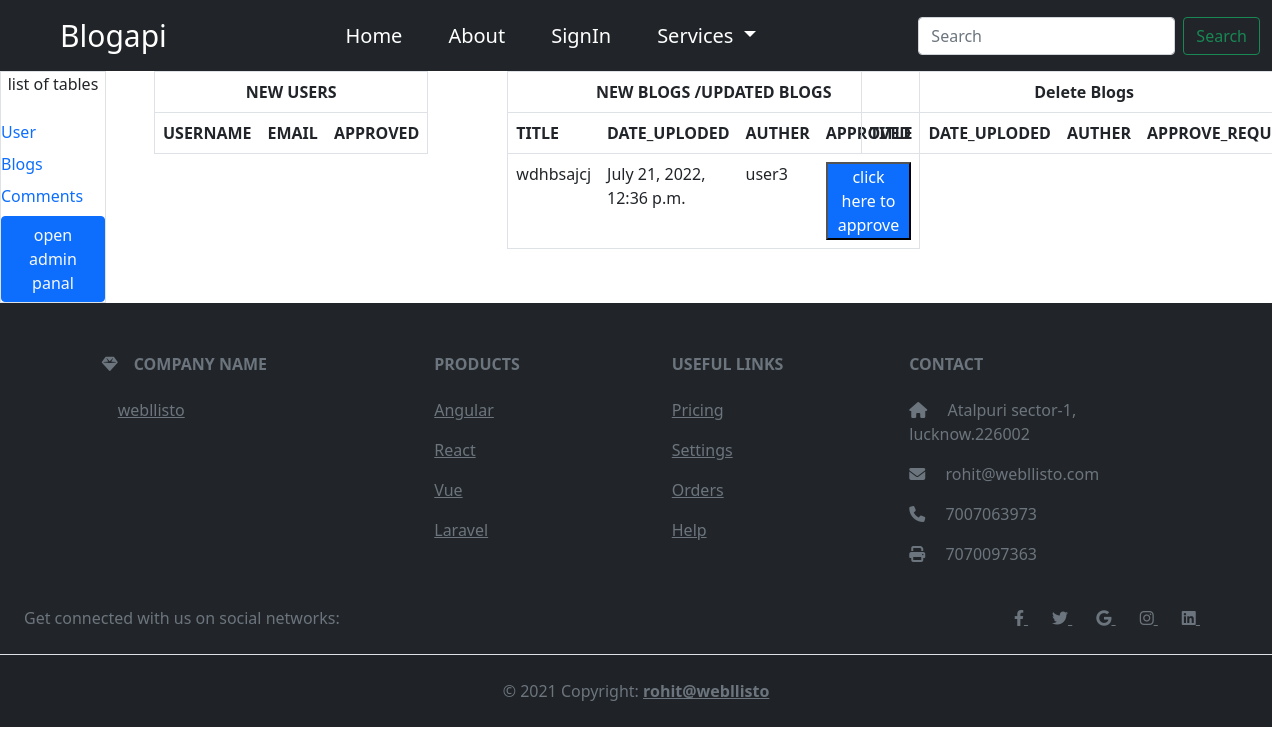
The page /admin_custom on the database as committed earlier.
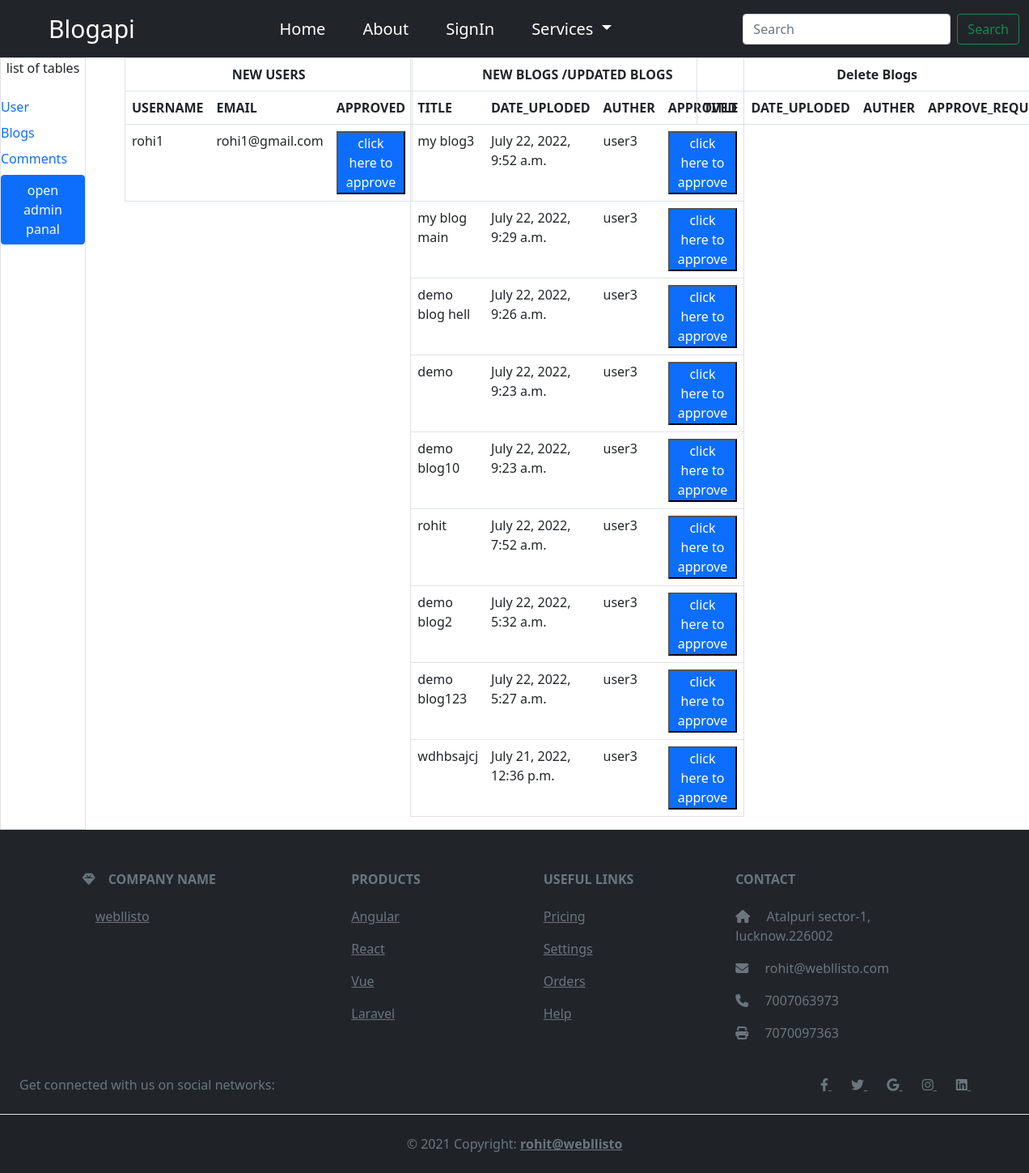
The same page on the database as committed later.
### blog/models.py (models this page shows, shortened)
class Blog(models.Model):
    blog_auther = models.ForeignKey(MyUser, on_delete=models.CASCADE)
    blog_image = models.ImageField(
        upload_to="blog/images", default="blog/images/image.jpg", null=True)
    blog_content = RichTextField(null=True)
    blog_title = models.CharField(max_length=150, unique=True)
    blog_keywords = models.CharField(max_length=150, null=True)
    blog_description = models.CharField(max_length=150, null=True)
    blog_uploaded_on = models.DateTimeField(auto_now=True)
    blog_is_approved = models.BooleanField(default=False)
    blog_new_request = models.BooleanField(default=True)
    blog_del_request = models.BooleanField(default=False)
    new_slug = AutoSlugField(populate_from='blog_title',
                             unique=True, null=True, default=None)

### account/models.py (models this page shows)
class MyUser(AbstractBaseUser, PermissionsMixin):
    user_email = models.EmailField(unique=True)
    user_contact = models.BigIntegerField(null=True, default=00000)
    first_name = models.CharField(max_length=30, default="")
    last_name = models.CharField(max_length=30, default="")
    user_name = models.CharField(max_length=30, unique=True)
    is_auther = models.BooleanField(default=False)
    is_staff = models.BooleanField(default=False)
    is_active = models.BooleanField(default=False)
    new_slug = AutoSlugField(populate_from='user_name',
                             null=True, default=None)
    user_image = models.ImageField(
        upload_to="media/account/images", default="")
    sign_up_date = models.DateTimeField(default=timezone.now)
    objects = customAccountManager()
    USERNAME_FIELD = "user_email"
    REQUIRED_FIELDS = ["user_name", "first_name"]
    def __str__(self):
        return self.user_name

### home/views.py (the view)
# urls.py: path("admin_custom", views.admin, name="admin_custom"),
def admin(request):
    blog_object = Blog.objects.filter(
        blog_new_request=True).order_by('-blog_uploaded_on')
    user_object = MyUser.objects.filter(
        is_active=False).order_by('-sign_up_date')
    blogsdelete_object = Blog.objects.filter(
        blog_del_request=True).order_by('-blog_uploaded_on')
    return render(
        request,
        "home/admin.html",
        {"blogs_object": blog_object, "user_object": user_object,
            "blogsdelete_object": blogsdelete_object},
    )

### home/templates/home/admin.html (shortened to what this page needs)
{% extends 'basic.html' %}
{% block body %}
{% load static %}
<div class="row g-0">
    <div class="col-1 border d-flex flex-column gap-2 ">
        <p class="text-center">list of tables</p>
        <div>
            <a href="/admin/account/myuser/" style="text-decoration:none;" class="my-1">User</a>
        </div>
        <div>
            <a href="/admin/blog/blog/" style="text-decoration:none;" class="my-1">Blogs</a>
        </div>
        <div>
            <a href="/admin/blog/comment/" style="text-decoration:none;" class="my-1">Comments</a>
        </div>
        <button class="btn btn-primary tex"><a href="admin/" style="text-decoration: none;" class="text-light">open
                admin panal</a>
        </button>
    </div>
    <div class="col-10">
        <div class="row g-0">
            <div class="col-4">
                <div class="mx-5">
                    <table class="table table-stripped border border-box">
                        <tr>
                            <th colspan="4" style="text-align:center;">NEW USERS
                            </th>
                        </tr>
                        <tr class="mx-5">
                            <th>USERNAME</th>
                            <th>EMAIL</th>
                            <th>APPROVED</td>
                        </tr>
                        {% for i in user_object %}
                        <tr class="mx-5">
                            <td>{{i.user_name}}</td>
                            <td>{{i.user_email}}
                            </td>
                            <td>
                                <a href="{% url 'userapproval' i.id %}"><button type="submit"
                                        class="bg-primary w-100 text-white">click here to approve</button></a>
                            </td>
                        </tr>
                        {% endfor %}
                    </table>
                </div>
            </div>
            <div class="col-4">
                <div class="mx-5">
                    <table class="table table-stripped border border-box">
                        <tr>
                            <th colspan="4" style="text-align:center ;">NEW BLOGS /UPDATED BLOGS</th>
                        </tr>
                        <tr class="mx-5">
                            <th>TITLE</th>
                            <th>DATE_UPLODED</th>
                            <th>AUTHER</th>
                            <th>APPROVED</th>
                        </tr>
                        {% for i in blogs_object %}
                        <tr class="mx-5">
                            <td> {{i.blog_title}}
                            </td>
                            <td> {{i.blog_uploaded_on}}</td>
                            <td>{{i.blog_auther}}</td>
                            <td>
                                <a href="{% url 'blog-W-U-approval' i.new_slug %}"><button type="submit"
                                        class="bg-primary w-100 text-white">click here to approve</button></a>
                            </td>
                        </tr>
                        {% endfor %}
                    </table>
                </div>
            </div>
            <div class="col-4">
                <div class="mx-5">
                    <table class="table table-stripped border border-box">
                        <tr>
                            <th colspan="5" style="text-align:center ;">Delete Blogs</th>
                        </tr>
                        <tr class="mx-5">
                            <th>TITLE</th>
                            <th>DATE_UPLODED</th>
                            <th>AUTHER</th>
                            <th>APPROVE_REQUEST</th>
                        </tr>
                    </table>
                </div>
            </div>
        </div>
    </div>
</div>
{% endblock %}

Rows that differ between the two databases and show on the page:
added MyUser: user_name "rohi1", user_email "rohi1@gmail.com"
added Blog: blog_title "my blog3", blog_uploaded_on "July 22, 2022, 9:52 a.m.", blog_auther "user3"
added Blog: blog_title "my blog main", blog_uploaded_on "July 22, 2022, 9:29 a.m.", blog_auther "user3"
now on this page (row edited): Blog: blog_title "demo blog hell", blog_uploaded_on "July 22, 2022, 9:26 a.m.", blog_auther "user3"
now on this page (row edited): Blog: blog_title "demo", blog_uploaded_on "July 22, 2022, 9:23 a.m.", blog_auther "user3"
now on this page (row edited): Blog: blog_title "demo blog10", blog_uploaded_on "July 22, 2022, 9:23 a.m.", blog_auther "user3"
now on this page (row edited): Blog: blog_title "rohit", blog_uploaded_on "July 22, 2022, 7:52 a.m.", blog_auther "user3"
added Blog: blog_title "demo blog2", blog_uploaded_on "July 22, 2022, 5:32 a.m.", blog_auther "user3"
added Blog: blog_title "demo blog123", blog_uploaded_on "July 22, 2022, 5:27 a.m.", blog_auther "user3"
